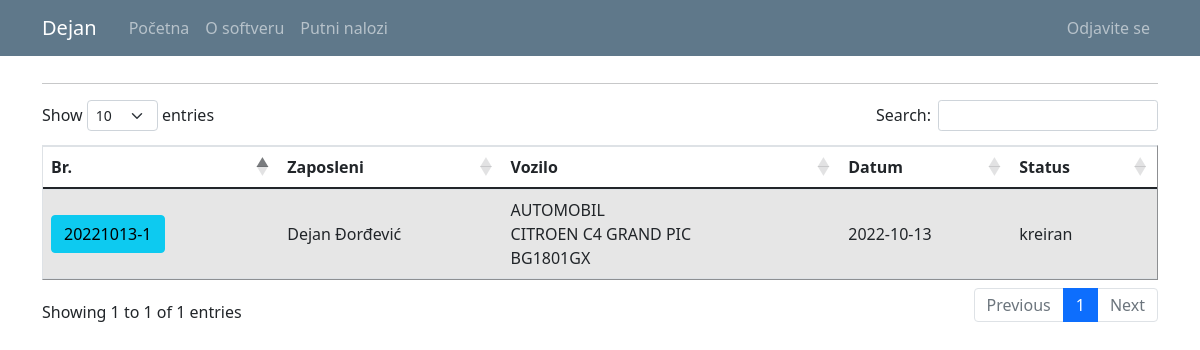
Page /travel_warrant_list (signed in) on the earlier database version.
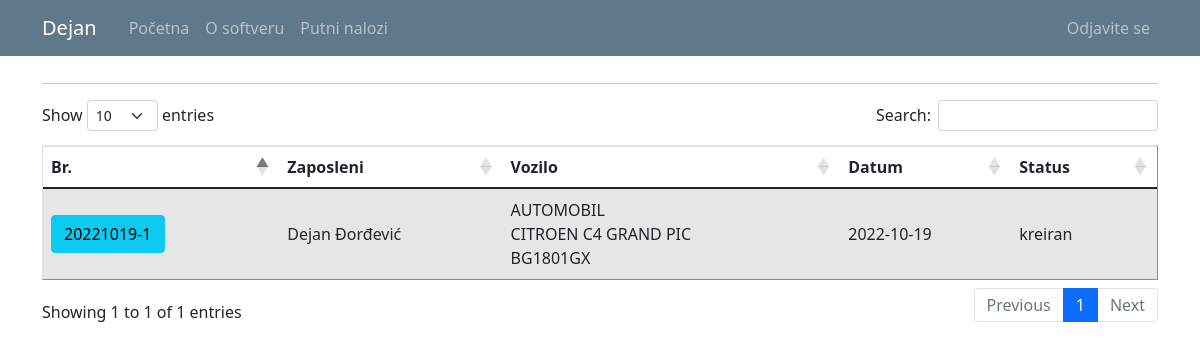
Same page on the later database version.
### putninalozi/models.py (models this page shows, shortened)
class User(db.Model, UserMixin):
    id = db.Column(db.Integer, primary_key=True)
    email = db.Column(db.String(120), unique=True, nullable=False)
    password = db.Column(db.String(60), nullable = False)
    name = db.Column(db.String(20), unique=False, nullable=False)
    surname = db.Column(db.String(20), unique=False, nullable=False)
    gender = db.Column(db.String(1)) #(0, "srednji"), (1, "muški"), (2, "ženski")
    workplace = db.Column(db.String(20), unique=False, nullable=False)
    authorization = db.Column(db.String(10), nullable = False) # ovde treba da budu tipovi korisnika: S_admin, C_admin, C_user
    company_id = db.Column(db.Integer, db.ForeignKey('company.id'), nullable=True)
    default_vehicle = db.Column(db.Integer) #kod radnika koji imaju svoj auto, da bude podrazumevana vrednost id tog vozila
    travelwarrants = db.relationship('TravelWarrant', backref='travelwarrant_user', lazy=True)

class TravelWarrant(db.Model):
    travel_warrant_id = db.Column(db.Integer, primary_key=True)
    travel_warrant_number = db.Column(db.String(50), nullable=False)
    user_id = db.Column(db.Integer, db.ForeignKey('user.id'), nullable=False)
    with_task = db.Column(db.String(50), nullable=False)
    company_id = db.Column(db.Integer, db.ForeignKey('company.id'), nullable=False)
    abroad_contry = db.Column(db.String(50), nullable=True)
    relation = db.Column(db.String(150), nullable=False)
    start_datetime = db.Column(db.DateTime, nullable=True)
    end_datetime = db.Column(db.DateTime, nullable=True)
    vehicle_id = db.Column(db.Integer, db.ForeignKey('vehicle.id'), nullable=True)
    together_with = db.Column(db.String(50), nullable=True)
    personal_type = db.Column(db.String(50), nullable=True)
    personal_brand = db.Column(db.String(50), nullable=True)
    personal_registration = db.Column(db.String(12), nullable=True)
    other = db.Column(db.String(50), nullable=True) #avion, bus, taksi...
    advance_payment = db.Column(db.Integer, nullable=True)
    advance_payment_currency = db.Column(db.String(5), nullable=False)
    daily_wage = db.Column(db.Integer, nullable=False)
    daily_wage_currency = db.Column(db.String(5), nullable=False)
    costs_pays = db.Column(db.String(50), nullable=False)
    km_start = db.Column(db.Integer, nullable=True)
    km_end = db.Column(db.Integer, nullable=True)
    status = db.Column(db.String(15), nullable=False)
    file_name = db.Column(db.String(100), nullable=True) #za PDF fajl
    text_form = db.Column(db.String(1000), nullable=True) #za tekst forme iz pdf fajla
    expenses = db.relationship('TravelWarrantExpenses', backref='trawelwarrantexpenses_travelwarrant', lazy=True)

class Vehicle(db.Model):
    id = db.Column(db.Integer, primary_key=True)
    vehicle_type = db.Column(db.String(10), nullable = False)
    vehicle_brand = db.Column(db.String(10), nullable = False)
    vehicle_registration = db.Column(db.String(12), nullable = False)
    company_id = db.Column(db.Integer, db.ForeignKey('company.id'), nullable=False)
    travelwarrants = db.relationship('TravelWarrant', backref='travelwarrant_vehicle', lazy=True)

### putninalozi/travel_warrants/routes.py (the view)
@travel_warrants.route("/travel_warrant_list", methods=['GET', 'POST'])
def travel_warrant_list():
    if not current_user.is_authenticated:
        flash('Da bi ste pristupili ovoj stranici treba da budete ulogovani.', 'danger')
        return redirect(url_for('users.login'))
    warrants = TravelWarrant.query.all()
    form = PreCreateTravelWarrantForm()
    form.user_id.choices = [(0, '----------')] + [(u.id, u.name+ " " + u.surname) for u in db.session.query(User.id,User.name,User.surname).filter_by(company_id=current_user.user_company.id).order_by('name').all()]
    if form.validate_on_submit():
        korisnik_id = form.user_id.data
        datum = form.start_datetime.data
        return redirect(url_for('travel_warrants.register_tw',korisnik_id=korisnik_id, datum=datum))
    return render_template('travel_warrant_list.html', title='Travel Warrants', warrants=warrants, form=form)

### putninalozi/travel_warrants/forms.py
class PreCreateTravelWarrantForm(FlaskForm):
    user_id = SelectField('Zaposleni:', validators=[DataRequired()], choices=[]) #[(u.id, u.name+" " + u.surname) for u in db.session.query(User.id,User.name,User.surname).all()]) #umesto users: db.session.query(User.id,User.name,User.surname).all()
    start_datetime = DateTimeField('Polazno vreme: ', format='%Y-%m-%dT%H:%M', validators=[DataRequired()])
    submit = SubmitField('Dalje')

### putninalozi/models.py (called while the page is built)
@login_manager.user_loader
def load_user(user_id):
    return User.query.get(int(user_id))

### putninalozi/templates/travel_warrant_list.html (shortened to what this page needs)
{% extends "layout.html" %}
{% block content %}
<hr>
<table id="data" border="1" class="table table-striped">
  {% if current_user.authorization == 's_admin' %}
    <thead>
      <tr id="header">
        <th>Br.</th>
        <th>Kompanija</th>
        <th>Zaposleni</th>
        <th>Vozilo</th>
        <th>Status</th>
      </tr>
    </thead>
    <tbody>
      {% for warrant in warrants %}
        <tr>
          <td class="align-middle"> <a class="mr-2 btn btn-info" href="{{ url_for('travel_warrants.travel_warrant_profile', warrant_id=warrant.travel_warrant_id) }}" role="button" title="Uredi Putni Nalog"> {{ warrant.travel_warrant_number }} </a> </td>
          <td class="align-middle"> {{ warrant.travelwarrant_company.companyname }} </td>
          <td class="align-middle"> {{ warrant.travelwarrant_user.name }} {{ warrant.travelwarrant_user.surname }} </td>
          <td class="align-middle"> {% if warrant.together_with %} Putuje sa: <br> {{warrant.together_with}} {% endif %} {{ warrant.other }} {{ warrant.personal_type }} {{ warrant.travelwarrant_vehicle.vehicle_type }} <br> {{warrant.travelwarrant_vehicle.vehicle_brand}} <br> {{warrant.travelwarrant_vehicle.vehicle_registration}} </td>
          <td class="align-middle"> {{ warrant.status }} </td>
        </tr>
      {% endfor %}
    </tbody>
  {% else %}
    <thead>
      <tr id="header">
        <th>Br.</th>
        <th>Zaposleni</th>
        <th>Vozilo</th>
        <th>Datum</th>
        <th>Status</th>
      </tr>
    </thead>
    <tbody>
      {% for warrant in warrants %}
        {% if current_user.id == warrant.travelwarrant_user.id %}
          <tr>
            <td class="align-middle"> <a class="mr-2 btn btn-info" href="{{ url_for('travel_warrants.travel_warrant_profile', warrant_id=warrant.travel_warrant_id) }}" role="button" title="Uredi Putni Nalog"> {{ warrant.travel_warrant_number }} </a> </td>
            <td class="align-middle"> {{ warrant.travelwarrant_user.name }} {{ warrant.travelwarrant_user.surname}} </td>
            <td class="align-middle"> {{ warrant.travelwarrant_vehicle.vehicle_type }} <br> {{warrant.travelwarrant_vehicle.vehicle_brand}} <br> {{warrant.travelwarrant_vehicle.vehicle_registration}} </td>
            <td class="align-middle"> {{ warrant.start_datetime.date() }} </td>
            <td class="align-middle"> {{ warrant.status }} </td>
          </tr>
        {% endif %}
      {% endfor %}
    </tbody>
  {% endif %}
</table>
{% endblock content%}

### putninalozi/templates/layout.html (shortened to what this page needs)
<!doctype html>
<html lang="en">
  <head>
    <link rel="stylesheet" href="https://cdn.jsdelivr.net/npm/bootstrap@4.3.1/dist/css/bootstrap.min.css">
    <link rel="stylesheet" type="text/css" href="{{ url_for('static', filename='main.css') }}">
    <link href="https://cdn.jsdelivr.net/npm/bootstrap@5.0.1/dist/css/bootstrap.min.css" rel="stylesheet">
    <link rel="stylesheet" type="text/css" href="https://cdn.datatables.net/1.10.25/css/dataTables.bootstrap5.css">
  </head>
  <body>
    <header class="site-header">
      <nav class="navbar navbar-expand-md navbar-dark bg-steel fixed-top">
        <div class="container">
          <a class="navbar-brand mr-4" href="/">{{ current_user.name }}</a>
          <div class="collapse navbar-collapse" id="navbarToggle">
            <div class="navbar-nav mr-auto">
              {% if current_user.is_authenticated %}
                <a class="nav-item nav-link" href="{{ url_for('main.home') }}">Početna</a>
                <a class="nav-item nav-link" href="{{ url_for('main.about') }}">O softveru</a>
                <a class="nav-item nav-link" href="{{ url_for('travel_warrants.travel_warrant_list') }}">Putni nalozi</a>
              {% else %}
                <a class="nav-item nav-link" href="{{ url_for('main.home') }}">Početna</a>
                <a class="nav-item nav-link" href="{{ url_for('main.about') }}">O softveru</a>
              {% endif %}
            </div>
            <div class="navbar-nav">
              {% if current_user.is_authenticated %}
                {% if current_user.authorization == 's_admin' %}
                  <a class="nav-item nav-link" href="{{ url_for('companys.company_list') }}">Kompanija</a>
                  <a class="nav-item nav-link" href="{{ url_for('vehicles.vehicle_list') }}">Vozila</a>
                  <a class="nav-item nav-link" href="{{ url_for('users.user_list') }}">Korisnici</a>
                  <a class="nav-item nav-link" href="{{ url_for('users.logout') }}">Odjavite se</a>
                {% else %}
                  <a class="nav-item nav-link" href="{{ url_for('users.logout') }}">Odjavite se</a>
                {% endif %}
              {% else %}
                <a class="nav-item nav-link" href="{{ url_for('users.login') }}">Prijavljivanje</a>
              {% endif %}
            </div>
          </div>
        </div>
      </nav>
    </header>
    <main role="main" class="container">
      <div class="row">
        <div class="col-md-12">
          {% block content %}{% endblock %}
        </div>
      </div>
    </main>
  </body>
</html>

### putninalozi/static/main.css (style rules this page uses)
body { background: #fafafa; color: #333333; margin-top: 5rem; }
.bg-steel { background-color: #5f788a; }
.site-header .navbar-nav .nav-link { color: #cbd5db; }

Differences in the rows shown:
removed TravelWarrant: travel_warrant_number "20221013-1", travelwarrant_user.name "Dejan", travelwarrant_user.surname "Đorđević", travelwarrant_vehicle.vehicle_type "AUTOMOBIL", travelwarrant_vehicle.vehicle_brand "CITROEN C4 GRAND PIC", travelwarrant_vehicle.vehicle_registration "BG1801GX", start_datetime "2022-10-13", status "kreiran"
now on this page (row edited): TravelWarrant: travel_warrant_number "20221019-1", travelwarrant_user.name "Dejan", travelwarrant_user.surname "Đorđević", travelwarrant_vehicle.vehicle_type "AUTOMOBIL", travelwarrant_vehicle.vehicle_brand "CITROEN C4 GRAND PIC", travelwarrant_vehicle.vehicle_registration "BG1801GX", start_datetime "2022-10-19", status "kreiran"
